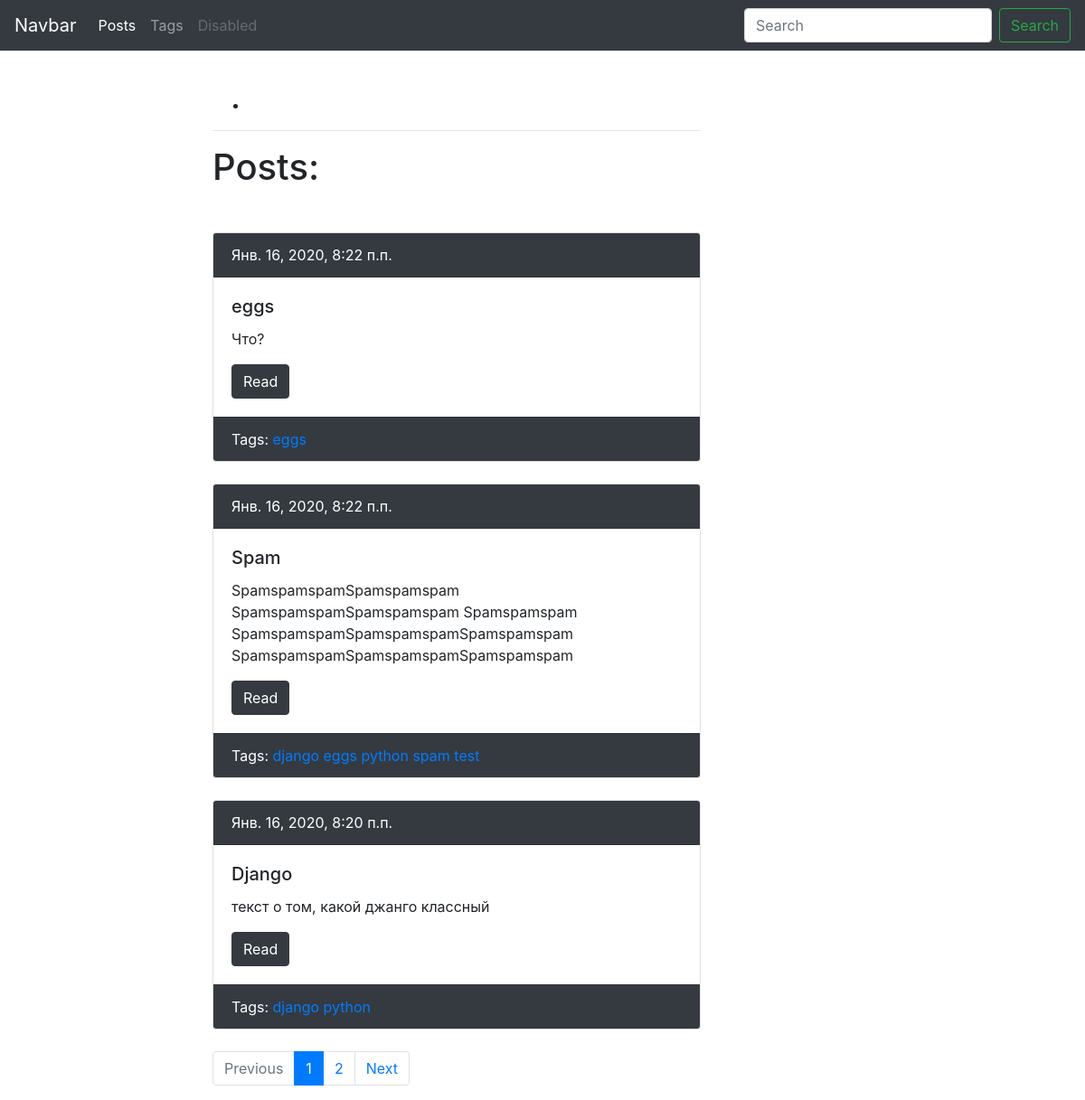
Screenshot of /blog/ with the database file from the repository.
### blog/models.py (models this page shows, shortened)
class Post(models.Model):
    author = models.ForeignKey(
        User,
        verbose_name='Автор',
        on_delete=models.SET_NULL,
        null=True,
        blank=True
    )
    title = models.CharField('Заголовок', max_length=50, db_index=True)
    slug = models.SlugField('url', max_length=50, unique=True, blank=True)
    body = models.TextField('Тело', blank=True, db_index=True)
    pub_date = models.DateTimeField('Дата публикации', auto_now_add=True)
    tags = models.ManyToManyField('Tag', blank=True, related_name='posts', verbose_name='Тег')
    image = models.ImageField('Изображение', upload_to='post/', null=True, blank=True)
    published = models.BooleanField('Опубликовать?', default=True)
    viewed = models.PositiveIntegerField('Просмотернно', default=0)
    def get_absolute_url(self):
        return reverse('blog:post_detail_url', kwargs={'slug': self.slug})
    class Meta:
        ordering = ['-pub_date']
        verbose_name = 'Пост'
        verbose_name_plural = 'Посты'

class Tag(models.Model):
    title = models.CharField('Тег', max_length=50)
    slug = models.SlugField('url', max_length=50, unique=True)
    published = models.BooleanField('Отображать?', default=True)
    def get_absolute_url(self):
        return reverse('blog:tag_detail_url', kwargs={'slug': self.slug})
    class Meta:
        ordering = ['title']
        verbose_name = 'Тег'
        verbose_name_plural = 'Теги'

### blog/views.py (the view)
# urls.py: path('', post_list, name='post_list_url'),
def post_list(request):
    search_query = request.GET.get('search', '')
    if search_query:
        posts = Post.objects.filter(
            Q(title__icontains=search_query) |
            Q(body__icontains=search_query),
            published=True
        )
    else:
        posts = Post.objects.filter(published=True)
    paginator = Paginator(posts, 3)
    page_number = request.GET.get('page', 1)
    page = paginator.get_page(page_number)
    is_paginated = page.has_other_pages()
    if page.has_previous():
        previous_url = '?page={}'.format(page.previous_page_number())
    else:
        previous_url = ''
    if page.has_next():
        next_url = '?page={}'.format(page.next_page_number())
    else:
        next_url = ''
    context = {
        'page_object': page,
        'is_paginated': is_paginated,
        'next_url': next_url,
        'previous_url': previous_url
    }
    return render(request, 'blog/index.html', context)

### menu/templatetags/menu_tags.py (called while the page is built)
def get_menu_item(menu):
    return MenuItem.objects.filter(
        menu__name=menu,
        menu__published=True,
        published=True
    )

@register.inclusion_tag('base/tags/base_tag.html', takes_context=True)
def menu_item(context, menu, template='menu/menu_item_tag.html'):
    return {
        'template': template,
        'items': get_menu_item(menu)
    }

### blog/templates/blog/index.html (shortened to what this page needs)
{% extends 'blog/base_blog.html' %}
{% load menu_tags %}
{% block content %}
    {% menu_item menu='Main' %}
    <hr>
    <h1 class="mb-5">Posts:</h1>
    {% for post in page_object.object_list %}
        {% include 'blog/includes/post_card_template.html' %}
    {% endfor %}
    {% if is_paginated %}
        <nav aria-label="...">
            <ul class="pagination">
                <li class="page-item {% if not previous_url %} disabled {% endif %}">
                    <a class="page-link" href="{{ previous_url }}" tabindex="-1" aria-disabled="true">Previous</a>
                </li>
                {% for n in page_object.paginator.page_range %}
                    {% if page_object.number == n %}
                        <li class="page-item active" aria-current="page">
                            <a class="page-link" href="?page={{ n }}">{{ n }}<span class="sr-only">(current)</span></a>
                        </li>
                    {% elif n > page_object.number|add:-3 and n < page_object.number|add:3 %}
                        <li class="page-item">
                            <a class="page-link" href="?page={{ n }}">{{ n }}</a>
                        </li>
                    {% endif %}
                {% endfor %}
                <li class="page-item {% if not next_url %} disabled {% endif %}">
                    <a class="page-link" href="{{ next_url }}" tabindex="-1" aria-disabled="true">Next</a>
                </li>
            </ul>
        </nav>
    {% endif %}
{% endblock %} content %}

### blog/templates/blog/includes/post_card_template.html
{% if post.published %}
    <div class="card mb-4">
        <div class="card-header bg-dark text-white">
            {{ post.pub_date }}
        </div>
        <div class="card-body">
            <h5 class="card-title">{{ post.title }}</h5>
            <p class="card-text">{{ post.body|truncatewords:15 }}</p>
            <a href="{{ post.get_absolute_url }}" class="btn btn-dark">Read</a>
        </div>
        <div class="card-footer text-white bg-dark">
            Tags:
            {% for tag in post.tags.all %}
                {% if tag.published %}
                    <a href="{{ tag.get_absolute_url }}">{{ tag.title }}</a>
                {% endif %}
            {% endfor %}
        </div>
    </div>
{% endif %}

### rows the page displays
Post: pub_date "Янв. 16, 2020, 8:22 п.п.", title "eggs", body "Что?"
Tag: title "eggs"
Post: pub_date "Янв. 16, 2020, 8:22 п.п.", title "Spam", body "SpamspamspamSpamspamspam SpamspamspamSpamspamspam Spamspamspam SpamspamspamSpamspamspamSpamspamspam SpamspamspamSpamspamspamSpamspamspam"
Tag: title "django"
Tag: title "python"
Tag: title "spam"
Tag: title "test"
Post: pub_date "Янв. 16, 2020, 8:20 п.п.", title "Django", body "текст о том, какой джанго классный"

### other values shown
{{ n }} "1"
{{ n }} "2"
